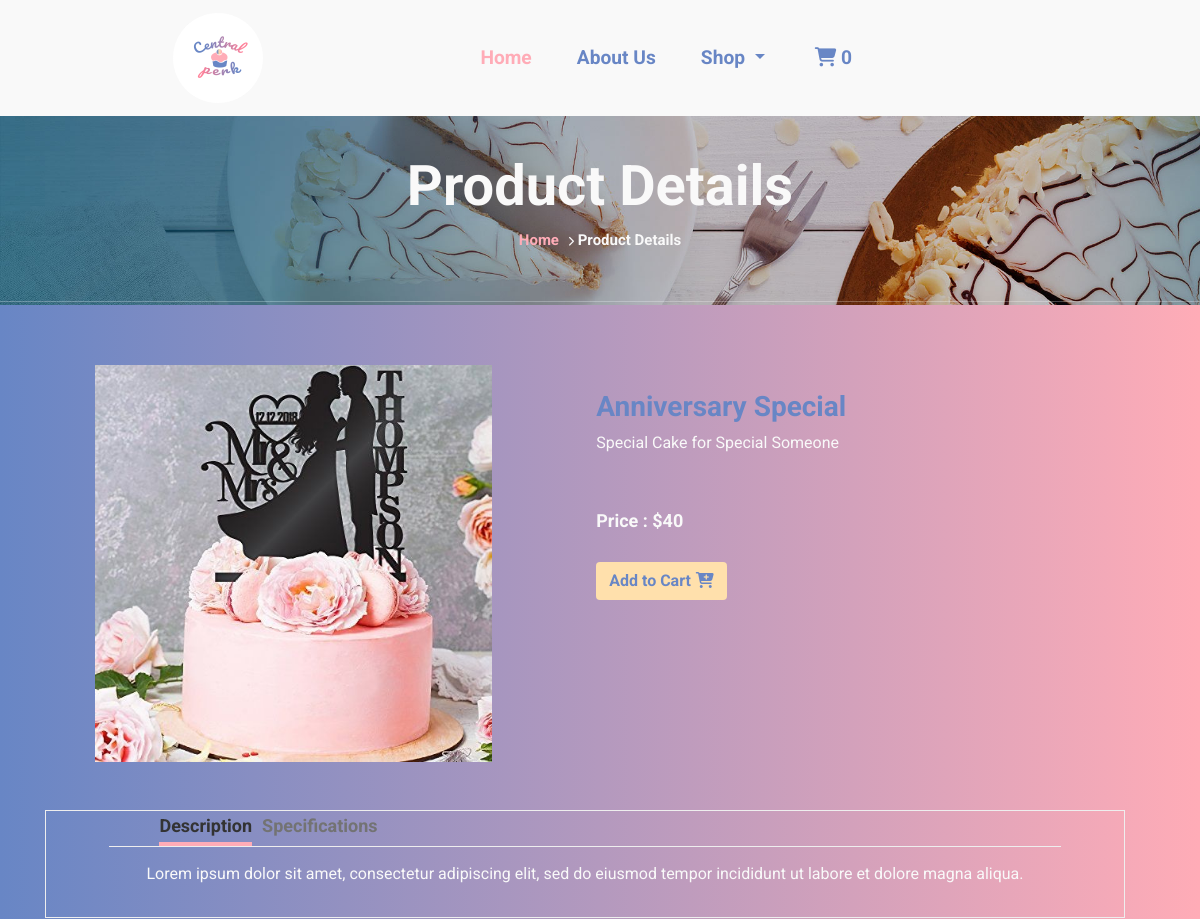
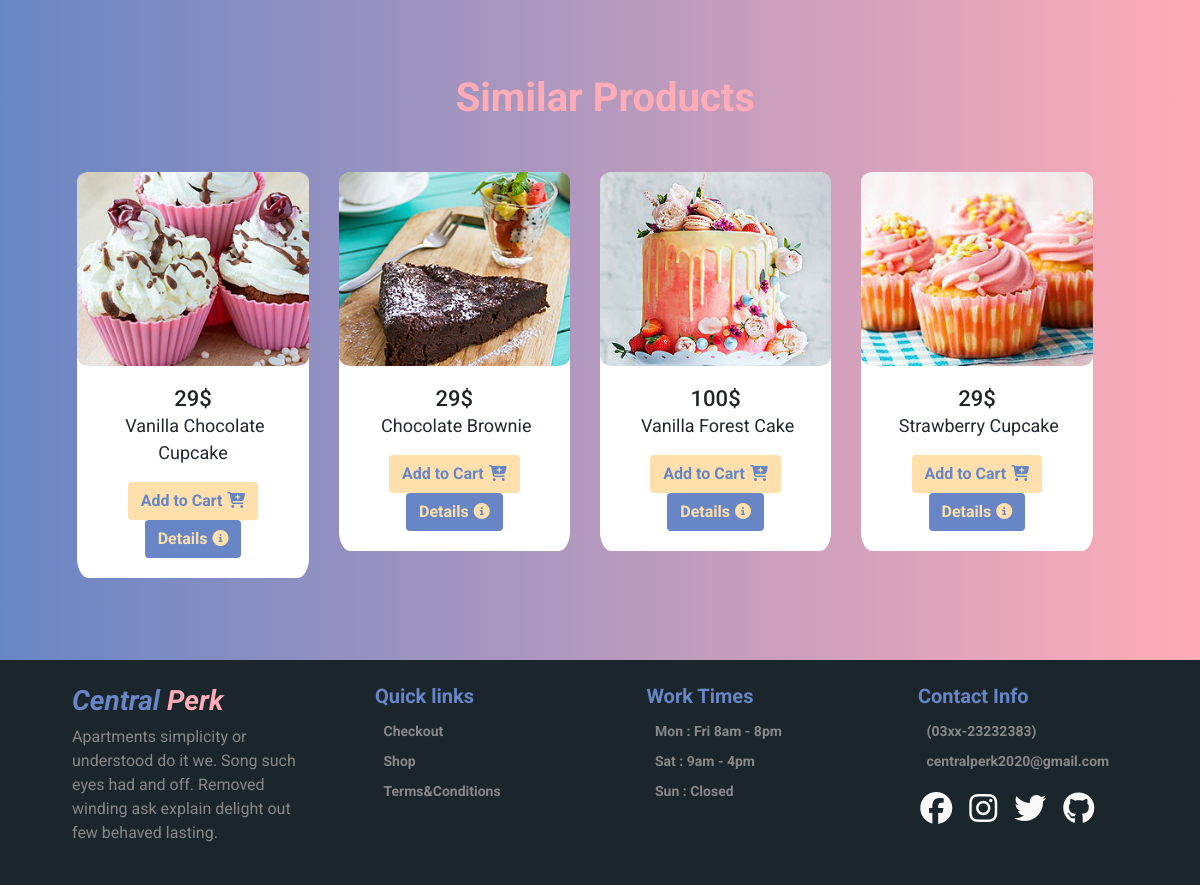
Screenshot of /product-details.php?p=10 with the database file from the repository (2 pictures, top to bottom).
### tables this page shows
CREATE TABLE `product_details` (
  `product_id` int(10) NOT NULL,
  `product_name` varchar(255) NOT NULL,
  `product_subtitle` text NOT NULL,
  `product_desc` text NOT NULL,
  `product_specs` text NOT NULL,
  `product_price` decimal(10,0) NOT NULL,
  `product_img` varchar(255) NOT NULL,
  `category` varchar(255) DEFAULT NULL,
  `keywords` varchar(255) NOT NULL
);

### database/productdetails.php (called while the page is built, shortened)
<?php
$database = Database::getInstance();
$mysqli = $database->getConnection();
$item = $_GET['p'];
$query = "SELECT * FROM product_details WHERE product_id = '$item'";
$result = $mysqli->query($query) or die($mysqli->error);
$data = $result->fetch_assoc();
?>

### product-details.php (the view, shortened to what this page needs)
<?php
include("database/productdetails.php");
?>
<!doctype html>
<html lang="en">
<head>
<?php include("components/header.php") ?>
<body>
<?php include("components/navbar.php") ?>
    <div class="product-details">
      <div class="banner-container">
        <img class="banner-img" src="images/banner-bg.jpg" />
        <div class="banner-text">
          <h3>Product Details</h3>
          <p><span>Home</span> <i class="fas fa-chevron-right"></i> Product Details </p>
        </div>
      </div>
      <div class="row details-product">
        <form method="post" class = "row" action="shop.php?action=add&id=<?php echo $data["product_id"]?>">
        <div class="col-sm-6">
          <img class="product-img" src="<?php echo $data['product_img']; ?>" alt="brown-cake" />
        </div>
        <div class="col-sm-6">
          <div class="row info">
            <h3>
              <?php echo $data['product_name']; ?>
            </h3>
            <p>
              <?php echo $data['product_subtitle']; ?>
          </div>
          <div class="row price-quantity">
            <span>Price : $<span id = "price"><?php echo $data['product_price']; ?></span></span>
            <button type="submit" name="add_to_cart" value="Add to Cart" class="btn btn-cart" >Add to Cart<i class="fas fa-cart-plus"></i></button>
          </div>
        </div>
      </form>
        <div class="container">
          <div class="row">
            <div class="col-md-12">
              <div class="tabbable-panel">
                <div class="tabbable-line">
                  <ul class="nav nav-tabs ">
                    <li class="active">
                      <a href="#tab_default_1" data-toggle="tab">
                        Description </a>
                    </li>
                    <li>
                      <a href="#tab_default_2" data-toggle="tab">
                        Specifications </a>
                    </li>
                  </ul>
                  <div class="tab-content">
                    <div class="tab-pane active" id="tab_default_1">
                      <p>
                        <?php echo $data['product_desc']; ?>
                      </p>
                    </div>
                  </div>
                </div>
              </div>
            </div>
          </div>
        </div>
          <div class="similar-products">
            <h2>Similar Products</h2>
            <div class="row">
              <div class="col-lg-3 col-md-4 col-6">
                <div class="card show">
                  <div class="inner">
                    <img src="images/c-feature-8.jpg" class="card-img-top" alt="Vanilla Choclate Cupcake">
                  </div>
                  <div class="card-body">
                      <h3 class = "price-tag"><span>29</span>$</h3>
                    <p class="card-text"><span class = "item-name" onclick="getItemName(this.innerHTML);">Vanilla Chocolate Cupcake</span></p>
                    <button type="button" class="btn btn-cart" >Add to Cart<i class="fas fa-cart-plus"></i></button>
                    <button type="button" class="btn btn-details" onclick="location.href = 'product-details.php?itemName=Vanilla Cupcake';">Details<i class="fas fa-info-circle"></i></button>
                  </div>
                </div>
              </div>
              <div class="col-lg-3 col-md-4 col-6">
                <div class="card show">
                  <div class="inner">
                    <img src="images/c-feature-3.jpg" class="card-img-top" alt="Chocolate Brownie">
                  </div>
                  <div class="card-body">
                      <h3 class = "price-tag"><span>29</span>$</h3>
                    <p class="card-text"><span class = "item-name" onclick="getItemName(this.innerHTML);">Chocolate Brownie</span></p>
                    <button type="button" class="btn btn-cart" >Add to Cart<i class="fas fa-cart-plus"></i></button>
                    <button type="button" class="btn btn-details" onclick="location.href = 'product-details.php?itemName=Chocalate Brownie';">Details<i class="fas fa-info-circle"></i></button>
                  </div>
                </div>
              </div>
              <div class="col-lg-3 col-md-4 col-6">
                <div class="card show">
                  <div class="inner">
                    <img src="images/c-feature-6.jpg" class="card-img-top" alt="Vanilla Forest Cake">
                  </div>
                  <div class="card-body">
                      <h3 class = "price-tag"><span>100</span>$</h3>
                    <p class="card-text"><span class = "item-name" onclick="getItemName(this.innerHTML);">Vanilla Forest Cake</span></p>
                    <button type="button" class="btn btn-cart" >Add to Cart<i class="fas fa-cart-plus"></i></button>
                    <button type="button" class="btn btn-details" onclick="location.href = 'product-details.php?itemName=Vanilla Cake';">Details<i class="fas fa-info-circle"></i></button>
                  </div>
                </div>
              </div>
              <div class="col-lg-3 col-md-4 col-6">
                <div class="card show">
                  <div class="inner">
                    <img src="images/c-feature-9.jpg" class="card-img-top" alt="Strawberry Cupcake">
                  </div>
                  <div class="card-body">
                      <h3 class = "price-tag"><span>29</span>$</h3>
                    <p class="card-text"><span class = "item-name" onclick="getItemName(this.innerHTML);">Strawberry Cupcake</span></p>
                    <button type="button" class="btn btn-cart" >Add to Cart<i class="fas fa-cart-plus"></i></button>
                    <button type="button" class="btn btn-details" onclick="location.href = 'product-details.php?itemName=Strawberry Cupcake';">Details<i class="fas fa-info-circle"></i></button>
                  </div>
                </div>
              </div>
            </div>
          </div>
        </div>
        <div class = "footer">
          <?php include("components/footer.php") ?>
        </div>
</body>
</html>

### css/style.css (style rules this page uses)
html { margin: 0; padding: 0; box-sizing: border-box; }
body { font-family: 'Roboto', sans-serif; position: relative; }
.carousel-caption h1, p { color: #f9f9f9; }
.footer { width: 100%; padding: 2% 6%; background-color: #1b262c; color: #f9f9f9; bottom: 0; }
ul { list-style: none; }
li { list-style: none; color: #888888; line-height: 30px; font-size: 14px; font-weight: bold; }
.product-details,.shop-details { width: 100%; background-image: linear-gradient(to left, #ffacb7, #6886c5); font-family: 'Roboto', sans-serif; }
.banner-container { position: relative; text-align: center; color: black; width: 100%; }
.banner-img { width: 100%; }
.banner-text { position: absolute; top: 50%; left: 50%; transform: translate(-50%, -50%); color: #f9f9f9; font-weight: bold; }
.banner-text h3 { font-size: 3.5rem; font-weight: bold; color: #f9f9f9; width: 100%; }
.banner-text p { color: #f9f9f9; font-size: 15px; }
.banner-text i { font-size: 10px; }
.banner-text p span { color: #ffacb7; }
.details-product { width: 100%; padding: 5% 5%; text-align: center; }
.product-img { width: 80%; height: auto; }
.info, .price-quantity { margin: 5% 5%; }
.info h3 { font-weight: bold; color: #6886c5; }
.info p { text-align: left; }
.price-quantity { color: #f9f9f9; font-size: 18px; font-weight: bold; display: flex; flex-direction: column; align-items: baseline; line-height: 50px; }
.btn-cart { background-color: #ffe0ac; color: #6886c5; font-weight: bold; }
.tabbable-panel { border: 1px solid #eee; padding: 10px; padding: 0 3%; }
.container { padding: 3% 0; }
.tabbable-line>.nav-tabs { border: none; margin: 0 3%; padding: 0 5%; }
.tabbable-line>.nav-tabs>li { margin-right: 10px; }
.tabbable-line>.nav-tabs>li>a { border: 0; margin-right: 0; color: #737373; text-decoration: none; font-size: 18px; }
.tabbable-line>.nav-tabs>li.active { border-bottom: 4px solid #ffacb7; position: relative; }
.tabbable-line>.nav-tabs>li.active>a { border: 0; color: #333333; }
.tabbable-line>.tab-content { margin-top: -3px; background-color: #fff; border: 0; border-top: 1px solid #eee; padding: 15px 0; background-color: transparent; margin: 0 3%; }
.similar-products { width: 100%; margin: 2% 3%; }
.similar-products h2 { width: 100%; color: #ffacb7; padding-bottom: 3%; margin: 2% 2%; font-size: 40px; font-weight: bold; }
.card { border-radius: 5%; text-align: center; border: none; }
.card-text { color: #222831; font-size: 18px; font-family: 'Roboto', sans-serif; }
.card-text span { padding-left: 2%; }
.card-body .price-tag { font-size: 22px; border-radius: 20%; width: 30%; margin: 0 auto; }
.inner { overflow: hidden; border-radius: 5%; width: 100%; }
.inner img { transition: all 1.5s ease; }
.btn-details { background-color: #6886c5; color: #ffe0ac; font-weight: bold; }
.fas { margin-left:5px; }

### rows the page displays
product_details: product_img (picture), product_name "Anniversary Special", product_subtitle "Special Cake for Special Someone", product_price "40", product_desc "Lorem ipsum dolor sit amet, consectetur adipiscing elit, sed do eiusmod tempor incididunt ut labore et dolore magna aliqua."
